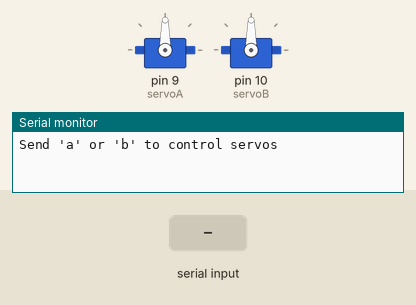
Recording of a sketch running on a simulated Arduino Uno, built with avr-gcc and run on an emulated ATmega328P. Shown: 2 × servo, the last lines printed to the serial monitor. Inputs (shaded band) come from the test bench.

Above: at 1.2 s.
1.3 s: "a" received over Serial
At 1.9 s:
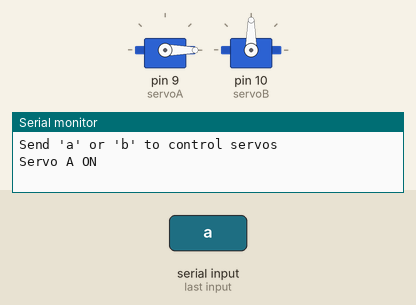
3.8 s: "b" received over Serial
At 4.6 s:
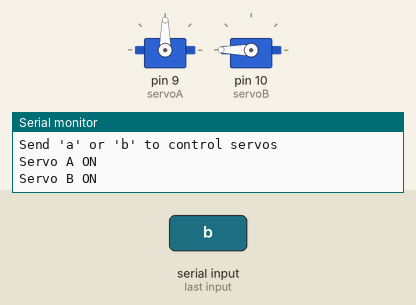
Timing chart, 0 to 6.8 s (numbered marks = the images above; inputs shaded):
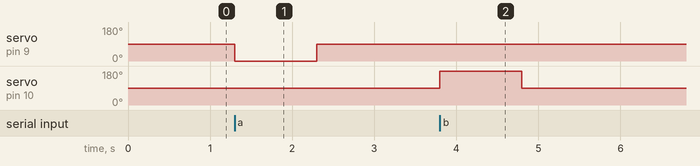

Measured:
- after the input at 1.3 s, servo on pin 9 (servoA): 90° → 0° at once, → 90° 1.0 s later
- after the input at 3.8 s, servo on pin 10 (servoB): 90° → 180° at once, → 90° 1.0 s later

The sketch:

servowaste_1_.ino
```cpp
#include <Servo.h>

Servo servoA;   // Servo for waste type A
Servo servoB;   // Servo for waste type B

char data;

void setup() {
  Serial.begin(9600);

  servoA.attach(9);
  servoB.attach(10);

  // Initial position
  servoA.write(90);
  servoB.write(90);

  Serial.println("Send 'a' or 'b' to control servos");
}

void loop() {
  if (Serial.available()) {
    data = Serial.read();

    if (data == 'a') {
      servoA.write(0);     // Rotate Servo A
      servoB.write(90);    // Keep Servo B idle
      Serial.println("Servo A ON");
      delay(1000);
      servoA.write(90);    // Back to center
    }

    else if (data == 'b') {
      servoB.write(180);   // Rotate Servo B
      servoA.write(90);    // Keep Servo A idle
      Serial.println("Servo B ON");
      delay(1000);
      servoB.write(90);    // Back to center
    }
  }
}
```
